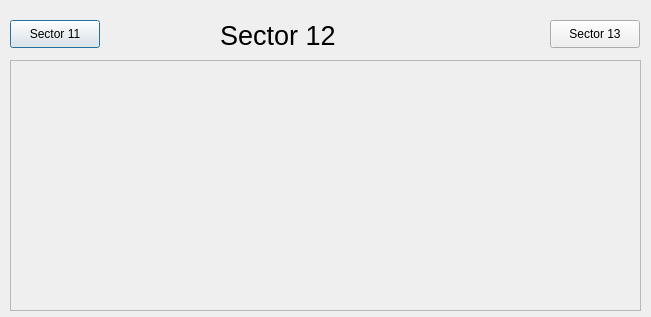
<?xml version="1.0" encoding="UTF-8"?>
<ui version="4.0">
 <class>Dialog</class>
 <widget class="QDialog" name="Dialog">
  <property name="geometry">
   <rect>
    <x>0</x>
    <y>0</y>
    <width>651</width>
    <height>317</height>
   </rect>
  </property>
  <property name="windowTitle">
   <string>Dialog</string>
  </property>
  <widget class="QLabel" name="label_2">
   <property name="geometry">
    <rect>
     <x>220</x>
     <y>20</y>
     <width>131</width>
     <height>31</height>
    </rect>
   </property>
   <property name="font">
    <font>
     <pointsize>20</pointsize>
    </font>
   </property>
   <property name="text">
    <string>Sector 12</string>
   </property>
  </widget>
  <widget class="ASguiFormPlugin" name="asguiformplugin">
   <property name="geometry">
    <rect>
     <x>10</x>
     <y>60</y>
     <width>631</width>
     <height>251</height>
    </rect>
   </property>
   <property name="uiFile" stdset="0">
    <string>SectorVacuumSchematic.ui</string>
   </property>
   <property name="variableSubstitutions" stdset="0">
    <string>SR=12 SRPREV=11</string>
   </property>
  </widget>
  <widget class="GuiPushButtonPlugin" name="guipushbuttonplugin">
   <property name="geometry">
    <rect>
     <x>10</x>
     <y>20</y>
     <width>90</width>
     <height>28</height>
    </rect>
   </property>
   <property name="text">
    <string>Sector 11</string>
   </property>
   <property name="guiNameProperty">
    <string>SVS11.ui</string>
   </property>
   <property name="creationOption" stdset="0">
    <enum>GuiPushButtonPlugin::Open</enum>
   </property>
  </widget>
  <widget class="GuiPushButtonPlugin" name="guipushbuttonplugin_2">
   <property name="geometry">
    <rect>
     <x>550</x>
     <y>20</y>
     <width>90</width>
     <height>28</height>
    </rect>
   </property>
   <property name="text">
    <string>Sector 13</string>
   </property>
   <property name="guiNameProperty">
    <string>SVS13.ui</string>
   </property>
   <property name="creationOption" stdset="0">
    <enum>GuiPushButtonPlugin::Open</enum>
   </property>
  </widget>
 </widget>
 <customwidgets>
  <customwidget>
   <class>GuiPushButtonPlugin</class>
   <extends>QPushButton</extends>
   <header>GuiPushButtonPlugin.h</header>
  </customwidget>
  <customwidget>
   <class>ASguiFormPlugin</class>
   <extends>QScrollArea</extends>
   <header>ASguiFormPlugin.h</header>
  </customwidget>
 </customwidgets>
 <resources/>
 <connections/>
</ui>
